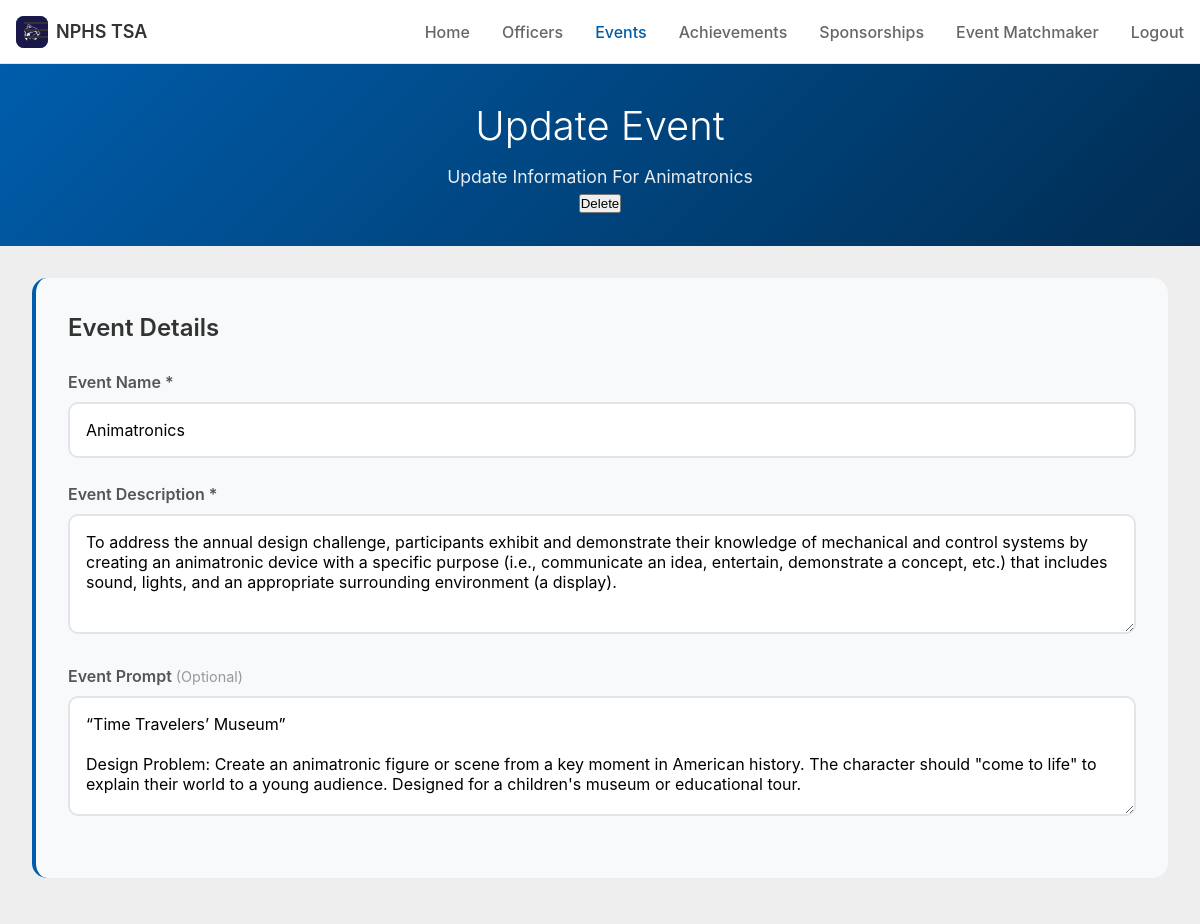
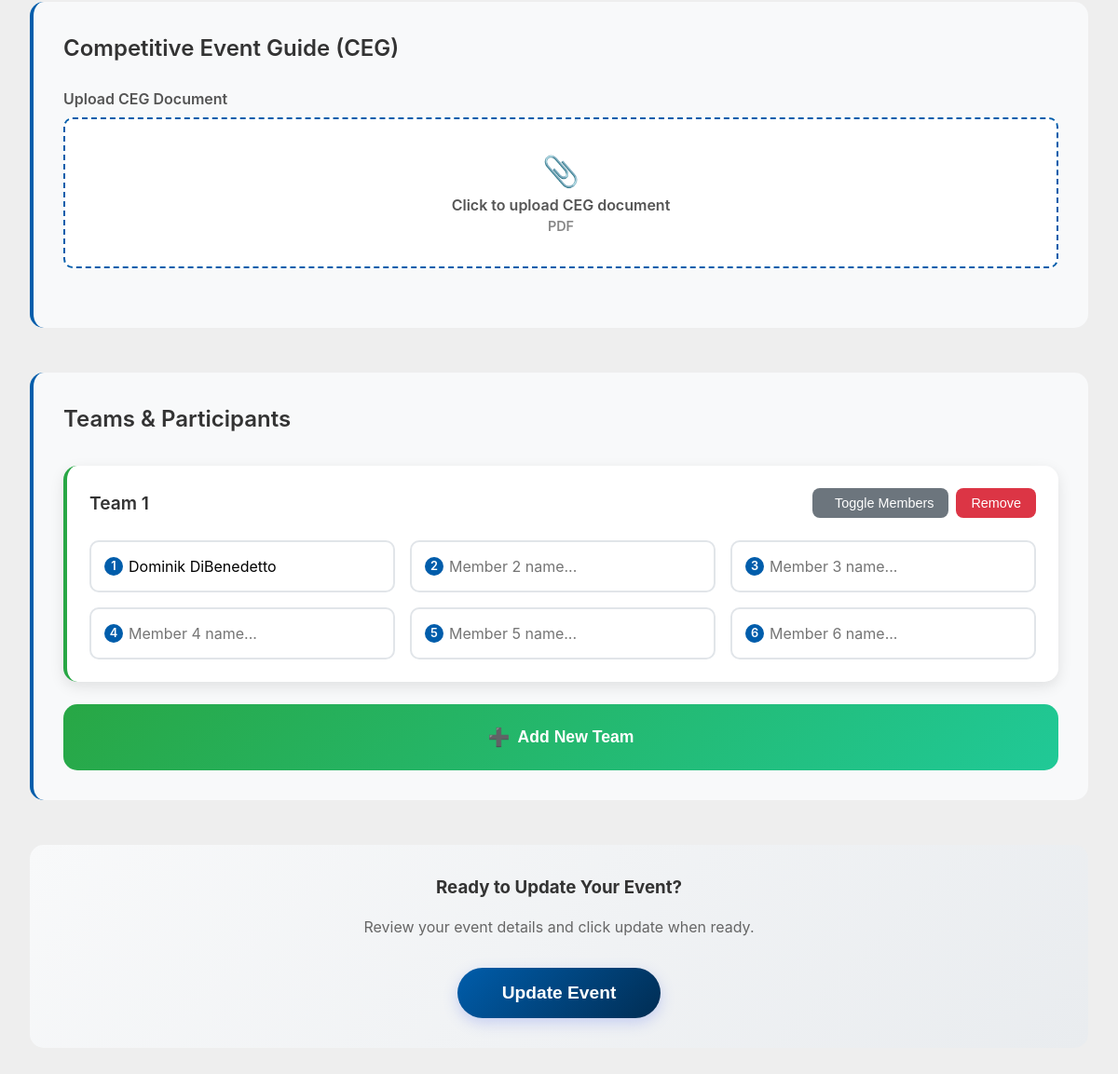
Page /events/event/2/update/ (signed in) on the committed database (2 pictures, top to bottom).
### events/models.py (models this page shows, shortened)
class Event(models.Model):
    name = models.CharField(max_length=35)
    desc = models.TextField()
    prompt = models.CharField(max_length=200, blank=True, null=True)
    CEG = models.FileField(blank=True, null=True)
    competitors = models.JSONField(blank=True, null=True)
    captain = models.CharField(max_length=35, blank=True, null=True)

### events/views.py (the view, shortened to what this page needs)
# urls.py: path("event/<int:event_id>/update/", views.update_event, name="update_event"),
@user_passes_test(is_officer)
def update_event(request, event_id):
    event = get_object_or_404(Event, pk=event_id)
    competitors = event.competitors
    try:
        competitors = json.loads(competitors)
    except:
        pass
    return render(request, "events/update_event.html", {"Event": event, "teams_json": competitors})

### coresite/templatetags/mycomponents.py (called while the page is built)
@register.inclusion_tag('components/navbar.html', takes_context=True)
def navbar(context, active_navbar_link, active_sidebar_link):
    user = context['request'].user
    return {
        'user': user,
        'is_authenticated': user.is_authenticated,
        'active_navbar_link': active_navbar_link,
        'active_sidebar_link': active_sidebar_link
    }

### events/views.py (called while the page is built)
def is_officer(user):
    return user.is_superuser or user.groups.filter(name="Officer").exists()

### events/templates/events/update_event.html (shortened to what this page needs)
<!DOCTYPE html>
<html lang="en">
    <head>
        {% load static %}
        <link rel="stylesheet" href="{% static 'css/styles.css' %}" />
        <link rel="stylesheet" href="{% static 'css/add_event.css' %}" />
    </head>
    <body>
        {% load mycomponents %}
        {% load is_officer %}
        {% navbar "Events" "none" %}
        <div class="container">
            <div class="header">
                <h1>Update Event</h1>
                <p>Update Information For {{Event.name}}</p>
                <button onclick="toggleModal()">Delete</button>
            </div>
            <div class="form-container">
                <form id="eventForm">
                    <div class="form-section fade-in">
                        <h2 class="section-title">Event Details</h2>
                        <div class="form-group">
                            <label for="eventName">Event Name *</label>
                            <input
                                type="text"
                                id="eventName"
                                name="eventName"
                                class="form-input"
                                required
                                placeholder="Enter event name..."
                                value="{{ Event.name }}"
                            />
                        </div>
                        <div class="form-group">
                            <label for="eventDescription"
                                >Event Description *</label
                            >
                            <textarea
                                id="eventDescription"
                                name="eventDescription"
                                class="form-input"
                                required
                                placeholder="Describe your event, rules, objectives, and any important information..."
                            >
{{ Event.desc }}</textarea
                            >
                        </div>
                        <div class="form-group">
                            <label for="eventPrompt"
                                >Event Prompt
                                <span class="optional">(Optional)</span></label
                            >
                            <textarea
                                id="eventPrompt"
                                name="eventPrompt"
                                class="form-input"
                                placeholder="Additional prompt or specific instructions for participants..."
                            >
{{ Event.prompt }}</textarea
                            >
                        </div>
                    </div>
                    <div class="form-section fade-in">
                        <h2 class="section-title">
                            Competitive Event Guide (CEG)
                        </h2>
                        <div class="form-group">
                            {% if not Event.CEG %}
                            <label for="cegFile">Upload CEG Document</label>
                            <div class="file-upload" id="cegUpload">
                                <label for="cegFile" class="file-upload-label">
                                    <span style="font-size: 2rem">📎</span>
                                    <div>
                                        <div style="font-weight: 600">
                                            Click to upload CEG document
                                        </div>
                                        <div
                                            style="
                                                font-size: 0.9rem;
                                                opacity: 0.7;
                                            "
                                        >
                                            PDF
                                        </div>
                                    </div>
                                </label>
                            </div>
                            {% endif %}
                        </div>
                    </div>
                    <div class="form-section fade-in">
                        <h2 class="section-title">Teams & Participants</h2>
                        <div class="teams-container" id="teamsContainer">
                        </div>
                        <button
                            type="button"
                            class="add-team-btn"
                            onclick="addTeam()"
                        >
                            <span style="font-size: 1.2rem">➕</span>
                            Add New Team
                        </button>
                    </div>
                    <div class="submit-section fade-in">
                        <h3 style="margin-bottom: 1rem; color: #333">
                            Ready to Update Your Event?
                        </h3>
                        <p style="margin-bottom: 2rem; color: #666">
                            Review your event details and click update when
                            ready.
                        </p>
                        <button type="submit" class="submit-btn" id="submitBtn">
                            Update Event
                        </button>
                    </div>
                </form>
            </div>
        </div>
    </body>
</html>

### static/css/styles.css (style rules this page uses)
:root { --tsa-navy-blue: #005DAB; --tsa-dark-navy-blue: #012D53; --tsa-dark-red: #893B47; --tsa-red: #DB2B1E; --background: #ffffff; --foreground: #012D53; --card: #ffffff; --card-foreground: #0f172a; --primary: #012D53; --primary-foreground: #ffffff; --secondary: #f1f5f9; --secondary-foreground: #0f172a; --muted: #f1f5f9; --muted-foreground: #45638d; --accent: #f1f5f9; --accent-foreground: #0f172a; --destructive: #ef4444; --destructive-foreground: #ffffff; --border: #2d4b6563; --input: #e2e8f0; --ring: var(); --ring: var(--tsa-navy-blue); --shadow-sm: 0 1px 2px 0 rgba(0, 0, 0, 0.05); --shadow: 0 1px 3px 0 rgba(0, 0, 0, 0.1), 0 1px 2px 0 rgba(0, 0, 0, 0.06); --shadow-md: 0 4px 6px -1px rgba(0, 0, 0, 0.1), 0 2px 4px -1px rgba(0, 0, 0, 0.06); --shadow-lg: 0 10px 15px -3px rgba(0, 0, 0, 0.1), 0 4px 6px -2px rgba(0, 0, 0, 0.05); --radius: 8px; }
* { margin: 0; padding: 0; box-sizing: border-box; }
body { font-family: "Inter", -apple-system, BlinkMacSystemFont, "Segoe UI", Roboto, Oxygen, Ubuntu, Cantarell, "Open Sans", "Helvetica Neue", sans-serif; color: var(--foreground); background: #eee; min-height: 100vh; max-height: fit-content; line-height: 1.5; }
.container { margin: 64px auto 0; }

### static/css/add_event.css (style rules this page uses)
.header { background: linear-gradient(135deg, var(--tsa-navy-blue), var(--tsa-dark-navy-blue)); color: white; padding: 2rem; text-align: center; }
.header h1 { font-size: 2.5rem; font-weight: 300; margin-bottom: 0.5rem; }
.header p { font-size: 1.1rem; opacity: 0.9; }
.form-container { padding: 2rem; }
.form-section { margin-bottom: 3rem; padding: 2rem; background: #f8f9fa; border-radius: 15px; border-left: 4px solid var(--tsa-navy-blue); }
.section-title { font-size: 1.5rem; font-weight: 600; color: #333; margin-bottom: 1.5rem; display: flex; align-items: center; gap: 0.5rem; }
.form-group { margin-bottom: 1.5rem; }
.form-group label { display: block; font-weight: 600; color: #555; margin-bottom: 0.5rem; font-size: 1rem; }
.form-group .optional { color: #999; font-weight: 400; font-size: 0.9rem; }
.form-input { width: 100%; padding: 1rem; border: 2px solid #e1e5e9; border-radius: 10px; font-size: 1rem; font-family: inherit; transition: all 0.3s ease; background: white; }
textarea.form-input { resize: vertical; min-height: 120px; }
.file-upload { position: relative; display: inline-block; width: 100%; }
.file-upload-label { display: flex; align-items: center; justify-content: center; gap: 1rem; padding: 2rem; border: 2px dashed var(--tsa-navy-blue); border-radius: 10px; background: white; cursor: pointer; transition: all 0.3s ease; text-align: center; }
.teams-container { margin-top: 2rem; }
.add-team-btn { width: 100%; padding: 1.5rem; background: linear-gradient(135deg, #28a745, #20c997); color: white; border: none; border-radius: 15px; font-size: 1.1rem; font-weight: 600; cursor: pointer; transition: all 0.3s ease; display: flex; align-items: center; justify-content: center; gap: 0.5rem; }
.submit-section { background: linear-gradient(135deg, #f8f9fa, #e9ecef); padding: 2rem; border-radius: 15px; text-align: center; margin-top: 2rem; }
.submit-btn { background: linear-gradient(135deg, var(--tsa-navy-blue), var(--tsa-dark-navy-blue)); color: white; border: none; padding: 1rem 3rem; font-size: 1.2rem; font-weight: 600; border-radius: 50px; cursor: pointer; transition: all 0.3s ease; box-shadow: 0 5px 15px rgba(102, 126, 234, 0.3); }
.fade-in { opacity: 0; transform: translateY(20px); animation: fadeInUp 0.6s ease forwards; }

### rows in the picture
Event: name "Animatronics", eventName "Animatronics", eventDescription "To address the annual design challenge, participants exhibit and demonstrate their knowledge of mechanical and control systems by creating an animatronic device with a specific purpose (i.e., communicate an idea, entertain, demonstrate a concept, etc.) that includes sound, lights, and an appropriate surrounding environment (a display).", eventPrompt "“Time Travelers’ Museum” Design Problem: Create an animatronic figure or scene from a key moment in American history. The character should \"come to life\" to explain their world to a young audience. Designed for a children's museum or educational tour."
